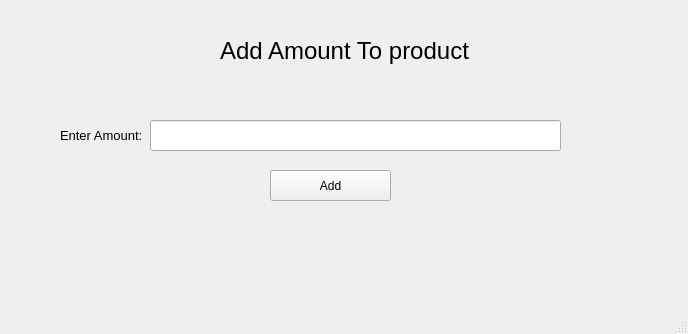
<?xml version="1.0" encoding="UTF-8"?>
<ui version="4.0">
 <class>addAmountWindow</class>
 <widget class="QMainWindow" name="addAmountWindow">
  <property name="geometry">
   <rect>
    <x>0</x>
    <y>0</y>
    <width>688</width>
    <height>334</height>
   </rect>
  </property>
  <property name="maximumSize">
   <size>
    <width>688</width>
    <height>334</height>
   </size>
  </property>
  <property name="windowTitle">
   <string>Add</string>
  </property>
  <widget class="QWidget" name="centralwidget">
   <widget class="QLabel" name="titleLabel">
    <property name="geometry">
     <rect>
      <x>220</x>
      <y>30</y>
      <width>271</width>
      <height>41</height>
     </rect>
    </property>
    <property name="font">
     <font>
      <pointsize>18</pointsize>
     </font>
    </property>
    <property name="text">
     <string>Add Amount To product</string>
    </property>
   </widget>
   <widget class="QLineEdit" name="enteredAmount">
    <property name="geometry">
     <rect>
      <x>150</x>
      <y>120</y>
      <width>411</width>
      <height>31</height>
     </rect>
    </property>
    <property name="text">
     <string/>
    </property>
   </widget>
   <widget class="QPushButton" name="addBtn">
    <property name="geometry">
     <rect>
      <x>270</x>
      <y>170</y>
      <width>121</width>
      <height>31</height>
     </rect>
    </property>
    <property name="text">
     <string>Add</string>
    </property>
   </widget>
   <widget class="QLabel" name="enterAmountLabel">
    <property name="geometry">
     <rect>
      <x>60</x>
      <y>120</y>
      <width>91</width>
      <height>31</height>
     </rect>
    </property>
    <property name="font">
     <font>
      <pointsize>10</pointsize>
     </font>
    </property>
    <property name="text">
     <string>Enter Amount:</string>
    </property>
   </widget>
  </widget>
  <widget class="QMenuBar" name="menubar">
   <property name="geometry">
    <rect>
     <x>0</x>
     <y>0</y>
     <width>688</width>
     <height>21</height>
    </rect>
   </property>
  </widget>
  <widget class="QStatusBar" name="statusbar"/>
 </widget>
 <resources/>
 <connections/>
</ui>
